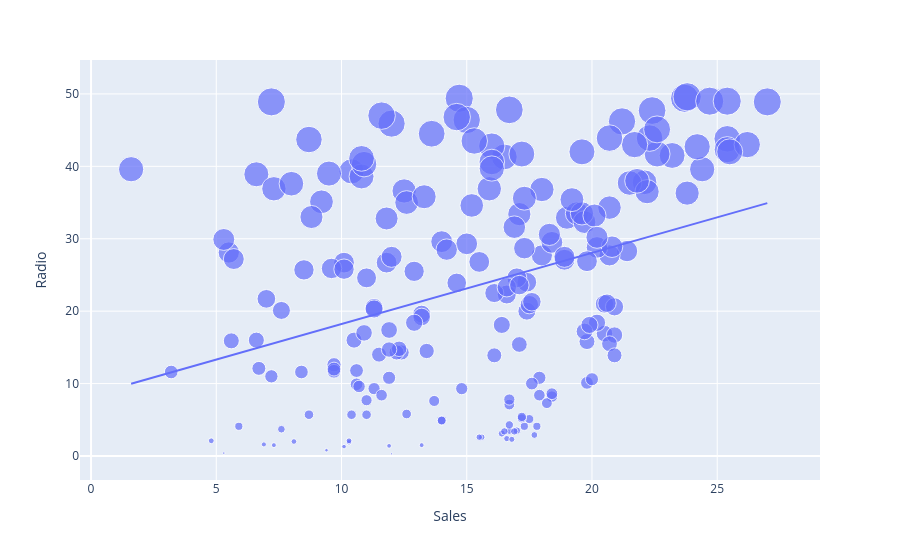

The cell this chart's notebook holds for it:
### Code cell
figure=px.scatter(data,x="Sales",y="Radio",size="Radio", trendline="ols")
figure.show()

### Figure 1 — Plotly figure (JSON) as saved in the notebook; plotly's stock layout.template omitted (floating-point values rounded to 4 significant figures; data arrays with more than 128 entries replaced by an {"elided": "..."} marker saying what was removed)
{"data": [{"hovertemplate": "Sales=%{x}<br>Radio=%{marker.size}<extra></extra>", "legendgroup": "", "marker": {"color": "#636efa", "size": {"elided": "200 float values"}, "sizemode": "area", "sizeref": 0.124, "symbol": "circle"}, "mode": "markers", "name": "", "orientation": "v", "showlegend": false, "type": "scatter", "x": {"elided": "200 float values"}, "xaxis": "x", "y": {"elided": "200 float values"}, "yaxis": "y"}, {"hovertemplate": "<b>OLS trendline</b><br>Radio = 0.982402 * Sales + 8.39977<br>R<sup>2</sup>=0.122242<br><br>Sales=%{x}<br>Radio=%{y} <b>(trend)</b><extra></extra>", "legendgroup": "", "marker": {"color": "#636efa", "symbol": "circle"}, "mode": "lines", "name": "", "showlegend": false, "type": "scatter", "x": {"elided": "200 float values"}, "xaxis": "x", "y": {"elided": "200 float values"}, "yaxis": "y"}], "layout": {"legend": {"itemsizing": "constant", "tracegroupgap": 0}, "margin": {"t": 60}, "xaxis": {"anchor": "y", "domain": [0, 1], "title": {"text": "Sales"}}, "yaxis": {"anchor": "x", "domain": [0, 1], "title": {"text": "Radio"}}}}
